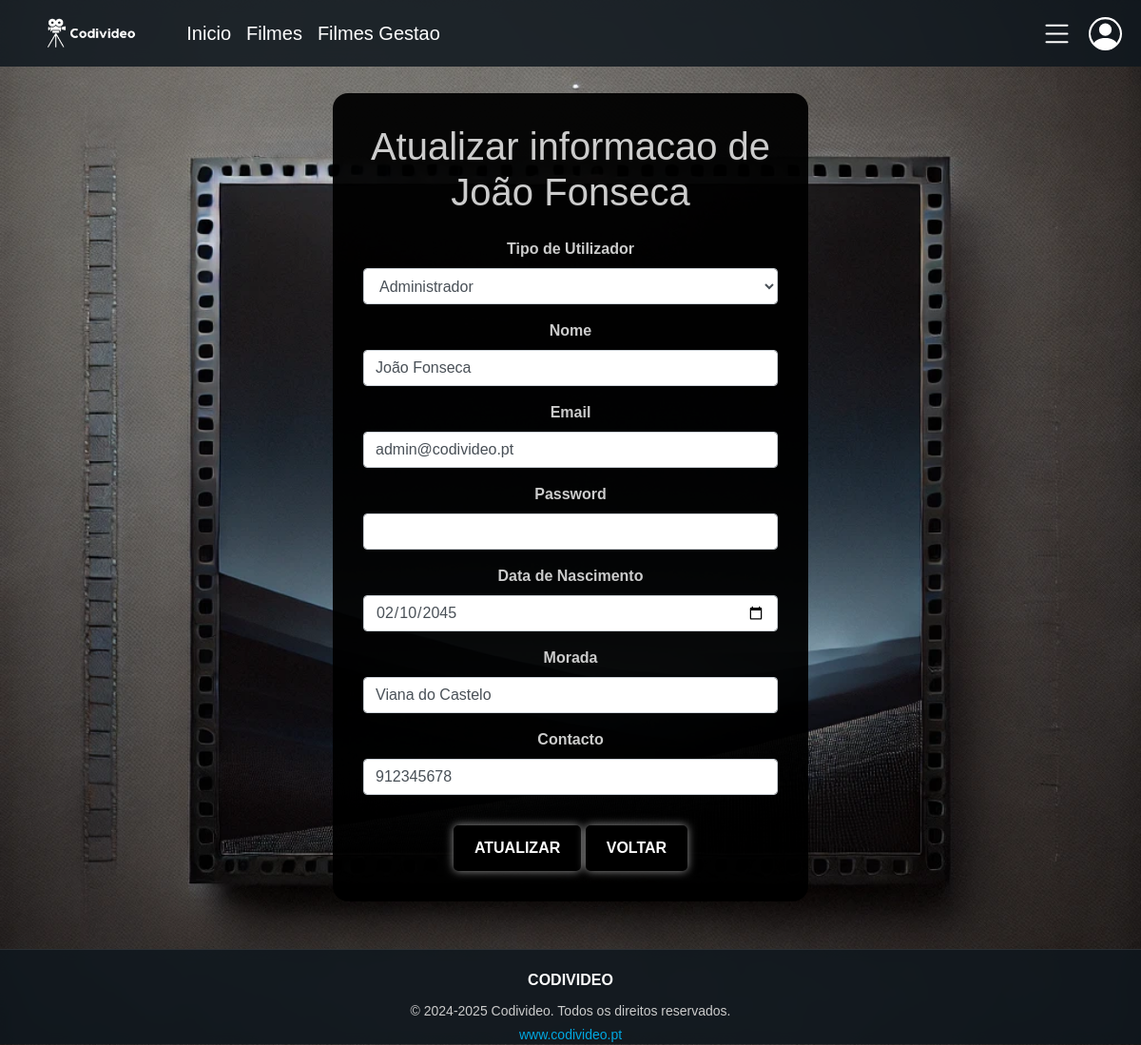
The page /paginas/editar_utilizador.php (signed in) on the database its author committed.
### tables this page shows
CREATE TABLE `utilizador` (
  `idUtilizador` int(2) NOT NULL,
  `nome` varchar(100) NOT NULL,
  `email` varchar(60) NOT NULL,
  `password` varchar(60) NOT NULL,
  `tipoUtilizador` int(1) NOT NULL,
  `dataNascimento` date NOT NULL,
  `morada` varchar(60) NOT NULL,
  `telefone` int(9) NOT NULL
);

### paginas/editar_utilizador.php (the view, shortened to what this page needs)
<!DOCTYPE html>
<html lang="pt">
<head>
    <link href="https://stackpath.bootstrapcdn.com/bootstrap/4.3.1/css/bootstrap.min.css" rel="stylesheet" />
    <link href="https://stackpath.bootstrapcdn.com/bootstrap/4.5.2/css/bootstrap.min.css" rel="stylesheet">
    <link rel="stylesheet" href="style.css">
    <link rel="stylesheet" href="https://cdnjs.cloudflare.com/ajax/libs/font-awesome/5.15.4/css/all.min.css" />
</head>
<body>
    <?php
    include "./funcoesAuxiliares.php";
    if (isset($_SESSION["idUtilizador"])) {
        $idUtilizador = $_SESSION["idUtilizador"];
        $sql = "SELECT * FROM utilizador WHERE idUtilizador = '$idUtilizador'";
        $res = mysqli_query($conn, $sql);
        $infoUtilizador = mysqli_fetch_array($res);
        $tipoUtilizador = $infoUtilizador['tipoUtilizador'];
        $nome = $infoUtilizador['nome'];
        $email = $infoUtilizador['email'];
        $dataNascimento = $infoUtilizador['dataNascimento'];
        $morada = $infoUtilizador['morada'];
        $telefone = $infoUtilizador['telefone'];
    }
    ?>
    <?php include "./nav_bar_menus.php"; ?>
    <section class="section-form-login-criar">
        <div class="container-login-criar">
            <h1 class="mb-4">Atualizar informacao de <?php echo ($nome) ?></h1>
            <form method="GET" id="formulario" action="./atualizarUtilzador.php">
                <?php
                if ($tipoUtilizador == ADMINISTRADOR) {
                    listaTipoUtilizadorAdmin($tipoUtilizador);
                }
                ?>
                <label>Nome</label>
                <input type="text" name="nome" class="form-control" required value=<?php echo "'$nome'" ?>>
                <label>Email</label>
                <input type="email" name="email" class="form-control" value=<?php echo "'$email'" ?>>
                <label>Password</label>
                <input type="password" name="password" class="form-control">
                <label>Data de Nascimento</label>
                <input type="date" name="dataNascimento" class="form-control" value=<?php echo "'$dataNascimento'" ?>>
                <label>Morada</label>
                <input type="text" name="morada" class="form-control" value=<?php echo "'$morada'" ?>>
                <label>Contacto</label>
                <input type="tel" name="telefone" class="form-control" value=<?php echo "'$telefone'" ?>>
                <button type="submit" class="btn btn-primary mt-3">Atualizar</button>
                <a href="pagina_inicial.php" class="btn btn-primary mt-3">Voltar</a>
            </form>
        </div>
    </section>
  <?php include "./footer.php"; ?>
</body>
</html>

### paginas/funcoesAuxiliares.php (shortened to what this page needs)
<?php
function getDescricaoUtilizador($tipoUtilizador)
{
    switch ($tipoUtilizador) {
        case ADMINISTRADOR:
            return "Administrador";
            break;
        case EMPREGADO:
            return "Empregado";
            break;
        case CLIENTE:
            return "Cliente";
            break;
    }
}
function listaTipoUtilizadorAdmin($tipoUtilizador)
{
    switch ($tipoUtilizador) {
        case ADMINISTRADOR:
            echo
            "<label>Tipo de Utilizador</label>" .
                "<select name=$tipoUtilizador class='form-control mb-3'>" .
                "<option value=$tipoUtilizador>" . getDescricaoUtilizador($tipoUtilizador) . " </option>" .
                "<option value=2>" .  getDescricaoUtilizador(2) . "</option>" .
                "<option value=3>" .  getDescricaoUtilizador(3) . "</option></select>";
            break;
    }
}
?>

### paginas/style.css (style rules this page uses)
body, h1, h2, h3, p, ul, li { margin: 0; padding: 0; }
h1, h2, h3, h4, h5, h6, p { margin-bottom: 20px; }
body { background-image: url('Imagens/background.png'); background-size: cover; background-repeat: no-repeat; background-position: center; background-attachment: fixed; }
body { font-family: Arial, sans-serif; }
section { padding: 50px 0; text-align: center; color: #cccccc; }
.btn { display: inline-block; padding: 10px 20px; border: 2px solid #000; border-radius: 5px; color: #000; background-color: transparent; text-decoration: none; text-transform: uppercase; transition: all 0.3s ease; }
.btn-primary { background-color: #000; border-color: #000; color: #fff; font-weight: bold; box-shadow: 0 0 10px rgba(255, 255, 255, 0.6); }
html, body { height: 100%; margin: 0; display: flex; flex-direction: column; }
label { font-weight: bold; }
input, textarea { margin-bottom: 1rem; }
.section-form-login-criar { padding:auto; }
.container-login-criar { margin:auto; margin-top: 3rem; background-color: rgba(0, 0, 0, 0.95); padding: 2rem; border-radius: 1rem; max-width: 500px; }

### rows shown on the page
utilizador: nome "João Fonseca", tipoUtilizador "Administrador", email "admin@codivideo.pt", dataNascimento "02/10/2045", morada "Viana do Castelo", telefone "912345678"
